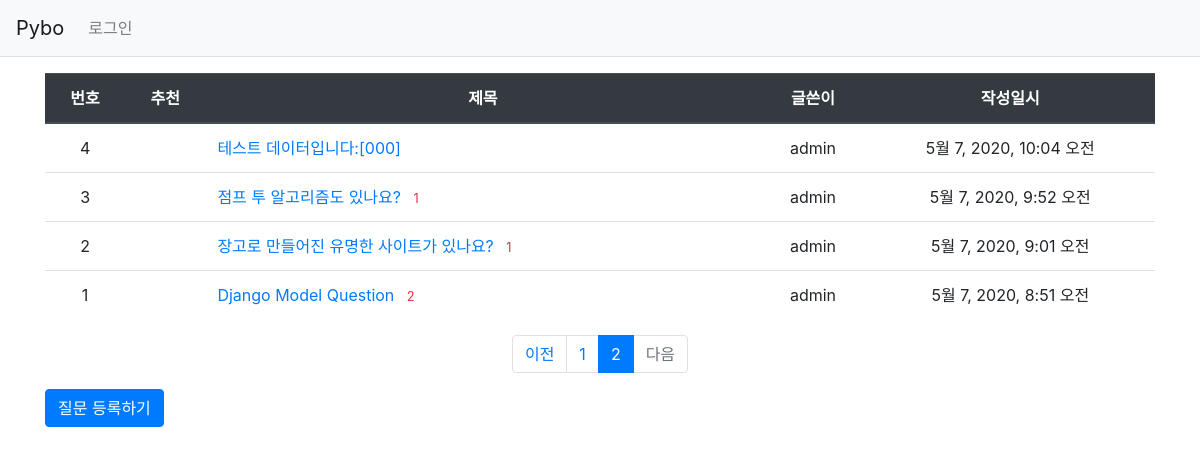
Page /pybo/?page=2 on the committed database.
### pybo/models.py (models this page shows, shortened)
class Question(models.Model):
    author = models.ForeignKey(User, on_delete=models.CASCADE, related_name='author_question')
    subject = models.CharField(max_length=200)
    content = models.TextField()
    create_date = models.DateTimeField()
    modify_date = models.DateTimeField(null=True, blank=True)
    voter = models.ManyToManyField(User, related_name='voter_question')

### pybo/views/base_views.py (the view)
# urls.py: path('', base_views.index, name='index'),  # '/' 에 해당되는 path
def index(request):
    page = request.GET.get('page', '1')  # 페이지
    question_list = Question.objects.order_by('-create_date')
    paginator = Paginator(question_list, 10)  # 페이지당 10개씩 보여주기
    page_obj = paginator.get_page(page)
    context = {'question_list': page_obj}
    return render(request, 'pybo/question_list.html', context)

### pybo/templatetags/pybo_filter.py (called while the page is built)
@register.filter
def sub(value, arg):
    return value - arg

### templates/pybo/question_list.html (shortened to what this page needs)
{% extends 'base.html' %}
{% load pybo_filter %}
{% block content %}
<div class="container my-3">
    <table class="table">
        <thead>
        <tr class="text-center thead-dark">
            <th>번호</th>
            <th>추천</th>
            <th style="width:50%">제목</th>
            <th>글쓴이</th>
            <th>작성일시</th>
        </tr>
        </thead>
        <tbody>
        {% if question_list %}
        {% for question in question_list %}
        <tr class="text-center">
            <td>
                {{ question_list.paginator.count|sub:question_list.start_index|sub:forloop.counter0|add:1 }}
            </td>
            <td>
            </td>
            <td class="text-left">
                <a href="{% url 'pybo:detail' question.id %}">{{ question.subject }}</a>
                {% if question.answer_set.count > 0 %}
                <span class="text-danger small ml-2">{{ question.answer_set.count }}</span>
                {% endif %}
            </td>
            <td>{{ question.author.username }}</td>
            <td>{{ question.create_date }}</td>
        </tr>
        {% endfor %}
        {% else %}
        <tr>
            <td colspan="3">질문이 없습니다.</td>
        </tr>
        {% endif %}
        </tbody>
    </table>
    <ul class="pagination justify-content-center">
        {% if question_list.has_previous %}
        <li class="page-item">
            <a class="page-link" href="?page={{ question_list.previous_page_number }}">이전</a>
        </li>
        {% else %}
        <li class="page-item disabled">
            <a class="page-link" tabindex="-1" aria-disabled="true" href="#">이전</a>
        </li>
        {% endif %}
        {% for page_number in question_list.paginator.page_range %}
        {% if page_number >= question_list.number|add:-5 and page_number <= question_list.number|add:5 %}
            {% if page_number == question_list.number %}
            <li class="page-item active" aria-current="page">
                <a class="page-link" href="?page={{ page_number }}">{{ page_number }}</a>
            </li>
            {% else %}
            <li class="page-item">
                <a class="page-link" href="?page={{ page_number }}">{{ page_number }}</a>
            </li>
            {% endif %}
        {% endif %}
        {% endfor %}
        {% if question_list.has_next %}
        <li class="page-item">
            <a class="page-link" href="?page={{ question_list.next_page_number }}">다음</a>
        </li>
        {% else %}
        <li class="page-item disabled">
            <a class="page-link" tabindex="-1" aria-disabled="true" href="#">다음</a>
        </li>
        {% endif %}
    </ul>
    <a href="{% url 'pybo:question_create' %}" class="btn btn-primary">질문 등록하기</a>
</div>
{% endblock %}

### rows in the picture
Question: paginator.count|sub "4", subject "테스트 데이터입니다:[000]", author.username "admin", create_date "5월 7, 2020, 10:04 오전"
Question: paginator.count|sub "3", subject "점프 투 알고리즘도 있나요?", answer_set.count "1", author.username "admin", create_date "5월 7, 2020, 9:52 오전"
Question: paginator.count|sub "2", subject "장고로 만들어진 유명한 사이트가 있나요?", answer_set.count "1", author.username "admin", create_date "5월 7, 2020, 9:01 오전"
Question: paginator.count|sub "1", subject "Django Model Question", answer_set.count "2", author.username "admin", create_date "5월 7, 2020, 8:51 오전"

### other values in the picture
{{ page_number }} "1"
{{ page_number }} "2"
